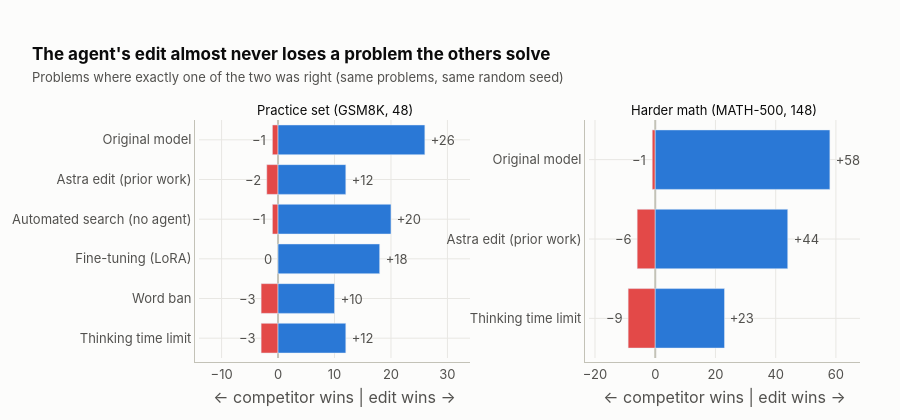

The notebook cell this image was saved under:
### Markdown cell above
## 3. Head-to-head, problem by problem

Overall percentages can hide noise. Here every competitor is run on the **same problems with the same random
seed** as the agent's edit, and we count only the problems where exactly one of the two got it right.
- **Blue (right):** problems the agent's edit rescued, meaning the edit solved them and the competitor did not.
- **Red (left):** problems the competitor solved that the edit missed.

### Code cell
def paired(tag, a, b):
    ra, rb = rows(tag, a), rows(tag, b)
    win = sum(y["correct"] and not x["correct"] for x, y in zip(ra, rb))
    lose = sum(x["correct"] and not y["correct"] for x, y in zip(ra, rb))
    return win, lose, len(ra)

A1 = "m2a_a1_062959_102"
fig = make_subplots(rows=1, cols=2, shared_yaxes=False, horizontal_spacing=0.18,
                    subplot_titles=[SETS["dev48"], SETS["math148"]])
for j, tag in enumerate(["dev48", "math148"], start=1):
    comps = [a for a in ["base", "astra", "m2a_naive", "ft_sft_ep2", "lbx_w10_t1", "bf4096"] if has(tag, a)]
    for c in comps:
        w, l, n = paired(tag, c, A1)
        both = n - w - l
        fig.add_bar(y=[label(c)], x=[-l], orientation="h", marker_color=RED, showlegend=False,
                    customdata=[[label(c), l, w, both]],
                    hovertemplate="<b>vs %{customdata[0]}</b><br>%{customdata[1]} problems: only the competitor got it right<br>%{customdata[2]} problems: only the agent's edit got it right<br>%{customdata[3]} problems: same result for both<extra></extra>",
                    col=j, row=1)
        fig.add_bar(y=[label(c)], x=[w], orientation="h", marker_color=BLUE, showlegend=False,
                    customdata=[[label(c), l, w, both]], hovertemplate=fig.data[-1].hovertemplate, col=j, row=1)
        fig.add_annotation(x=w, y=label(c), text=f" +{w}", showarrow=False, xanchor="left", font=dict(color=INK2), col=j, row=1)
        fig.add_annotation(x=-l, y=label(c), text=f"−{l} " if l else "0 ", showarrow=False, xanchor="right", font=dict(color=INK2), col=j, row=1)
    fig.update_yaxes(categoryorder="array", categoryarray=[label(a) for a in comps[::-1]], col=j)
fig.update_layout(barmode="relative")
fig.update_xaxes(title="← competitor wins | edit wins →", zeroline=True, zerolinecolor=INK2)
fig.update_xaxes(range=[-14, 34], col=1); fig.update_xaxes(range=[-22, 68], col=2)
style(fig, 420, "The agent's edit almost never loses a problem the others solve",
      "Problems where exactly one of the two was right (same problems, same random seed)")
for a in fig.layout.annotations[:2]:
    a.font = dict(size=13, color=INK)
show(fig)

### Figure 1 — Plotly figure (JSON) as saved in the notebook; plotly's stock layout.template omitted (floating-point values rounded to 4 significant figures)
{"data": [{"customdata": [["Original model", 1, 26, 21]], "hovertemplate": "<b>vs %{customdata[0]}</b><br>%{customdata[1]} problems: only the competitor got it right<br>%{customdata[2]} problems: only the agent's edit got it right<br>%{customdata[3]} problems: same result for both<extra></extra>", "marker": {"color": "#e34948"}, "orientation": "h", "showlegend": false, "type": "bar", "x": [-1], "xaxis": "x", "y": ["Original model"], "yaxis": "y"}, {"customdata": [["Original model", 1, 26, 21]], "hovertemplate": "<b>vs %{customdata[0]}</b><br>%{customdata[1]} problems: only the competitor got it right<br>%{customdata[2]} problems: only the agent's edit got it right<br>%{customdata[3]} problems: same result for both<extra></extra>", "marker": {"color": "#2a78d6"}, "orientation": "h", "showlegend": false, "type": "bar", "x": [26], "xaxis": "x", "y": ["Original model"], "yaxis": "y"}, {"customdata": [["Astra edit (prior work)", 2, 12, 34]], "hovertemplate": "<b>vs %{customdata[0]}</b><br>%{customdata[1]} problems: only the competitor got it right<br>%{customdata[2]} problems: only the agent's edit got it right<br>%{customdata[3]} problems: same result for both<extra></extra>", "marker": {"color": "#e34948"}, "orientation": "h", "showlegend": false, "type": "bar", "x": [-2], "xaxis": "x", "y": ["Astra edit (prior work)"], "yaxis": "y"}, {"customdata": [["Astra edit (prior work)", 2, 12, 34]], "hovertemplate": "<b>vs %{customdata[0]}</b><br>%{customdata[1]} problems: only the competitor got it right<br>%{customdata[2]} problems: only the agent's edit got it right<br>%{customdata[3]} problems: same result for both<extra></extra>", "marker": {"color": "#2a78d6"}, "orientation": "h", "showlegend": false, "type": "bar", "x": [12], "xaxis": "x", "y": ["Astra edit (prior work)"], "yaxis": "y"}, {"customdata": [["Automated search (no agent)", 1, 20, 27]], "hovertemplate": "<b>vs %{customdata[0]}</b><br>%{customdata[1]} problems: only the competitor got it right<br>%{customdata[2]} problems: only the agent's edit got it right<br>%{customdata[3]} problems: same result for both<extra></extra>", "marker": {"color": "#e34948"}, "orientation": "h", "showlegend": false, "type": "bar", "x": [-1], "xaxis": "x", "y": ["Automated search (no agent)"], "yaxis": "y"}, {"customdata": [["Automated search (no agent)", 1, 20, 27]], "hovertemplate": "<b>vs %{customdata[0]}</b><br>%{customdata[1]} problems: only the competitor got it right<br>%{customdata[2]} problems: only the agent's edit got it right<br>%{customdata[3]} problems: same result for both<extra></extra>", "marker": {"color": "#2a78d6"}, "orientation": "h", "showlegend": false, "type": "bar", "x": [20], "xaxis": "x", "y": ["Automated search (no agent)"], "yaxis": "y"}, {"customdata": [["Fine-tuning (LoRA)", 0, 18, 30]], "hovertemplate": "<b>vs %{customdata[0]}</b><br>%{customdata[1]} problems: only the competitor got it right<br>%{customdata[2]} problems: only the agent's edit got it right<br>%{customdata[3]} problems: same result for both<extra></extra>", "marker": {"color": "#e34948"}, "orientation": "h", "showlegend": false, "type": "bar", "x": [0], "xaxis": "x", "y": ["Fine-tuning (LoRA)"], "yaxis": "y"}, {"customdata": [["Fine-tuning (LoRA)", 0, 18, 30]], "hovertemplate": "<b>vs %{customdata[0]}</b><br>%{customdata[1]} problems: only the competitor got it right<br>%{customdata[2]} problems: only the agent's edit got it right<br>%{customdata[3]} problems: same result for both<extra></extra>", "marker": {"color": "#2a78d6"}, "orientation": "h", "showlegend": false, "type": "bar", "x": [18], "xaxis": "x", "y": ["Fine-tuning (LoRA)"], "yaxis": "y"}, {"customdata": [["Word ban", 3, 10, 35]], "hovertemplate": "<b>vs %{customdata[0]}</b><br>%{customdata[1]} problems: only the competitor got it right<br>%{customdata[2]} problems: only the agent's edit got it right<br>%{customdata[3]} problems: same result for both<extra></extra>", "marker": {"color": "#e34948"}, "orientation": "h", "showlegend": false, "type": "bar", "x": [-3], "xaxis": "x", "y": ["Word ban"], "yaxis": "y"}, {"customdata": [["Word ban", 3, 10, 35]], "hovertemplate": "<b>vs %{customdata[0]}</b><br>%{customdata[1]} problems: only the competitor got it right<br>%{customdata[2]} problems: only the agent's edit got it right<br>%{customdata[3]} problems: same result for both<extra></extra>", "marker": {"color": "#2a78d6"}, "orientation": "h", "showlegend": false, "type": "bar", "x": [10], "xaxis": "x", "y": ["Word ban"], "yaxis": "y"}, {"customdata": [["Thinking time limit", 3, 12, 33]], "hovertemplate": "<b>vs %{customdata[0]}</b><br>%{customdata[1]} problems: only the competitor got it right<br>%{customdata[2]} problems: only the agent's edit got it right<br>%{customdata[3]} problems: same result for both<extra></extra>", "marker": {"color": "#e34948"}, "orientation": "h", "showlegend": false, "type": "bar", "x": [-3], "xaxis": "x", "y": ["Thinking time limit"], "yaxis": "y"}, {"customdata": [["Thinking time limit", 3, 12, 33]], "hovertemplate": "<b>vs %{customdata[0]}</b><br>%{customdata[1]} problems: only the competitor got it right<br>%{customdata[2]} problems: only the agent's edit got it right<br>%{customdata[3]} problems: same result for both<extra></extra>", "marker": {"color": "#2a78d6"}, "orientation": "h", "showlegend": false, "type": "bar", "x": [12], "xaxis": "x", "y": ["Thinking time limit"], "yaxis": "y"}, {"customdata": [["Original model", 1, 58, 89]], "hovertemplate": "<b>vs %{customdata[0]}</b><br>%{customdata[1]} problems: only the competitor got it right<br>%{customdata[2]} problems: only the agent's edit got it right<br>%{customdata[3]} problems: same result for both<extra></extra>", "marker": {"color": "#e34948"}, "orientation": "h", "showlegend": false, "type": "bar", "x": [-1], "xaxis": "x2", "y": ["Original model"], "yaxis": "y2"}, {"customdata": [["Original model", 1, 58, 89]], "hovertemplate": "<b>vs %{customdata[0]}</b><br>%{customdata[1]} problems: only the competitor got it right<br>%{customdata[2]} problems: only the agent's edit got it right<br>%{customdata[3]} problems: same result for both<extra></extra>", "marker": {"color": "#2a78d6"}, "orientation": "h", "showlegend": false, "type": "bar", "x": [58], "xaxis": "x2", "y": ["Original model"], "yaxis": "y2"}, {"customdata": [["Astra edit (prior work)", 6, 44, 98]], "hovertemplate": "<b>vs %{customdata[0]}</b><br>%{customdata[1]} problems: only the competitor got it right<br>%{customdata[2]} problems: only the agent's edit got it right<br>%{customdata[3]} problems: same result for both<extra></extra>", "marker": {"color": "#e34948"}, "orientation": "h", "showlegend": false, "type": "bar", "x": [-6], "xaxis": "x2", "y": ["Astra edit (prior work)"], "yaxis": "y2"}, {"customdata": [["Astra edit (prior work)", 6, 44, 98]], "hovertemplate": "<b>vs %{customdata[0]}</b><br>%{customdata[1]} problems: only the competitor got it right<br>%{customdata[2]} problems: only the agent's edit got it right<br>%{customdata[3]} problems: same result for both<extra></extra>", "marker": {"color": "#2a78d6"}, "orientation": "h", "showlegend": false, "type": "bar", "x": [44], "xaxis": "x2", "y": ["Astra edit (prior work)"], "yaxis": "y2"}, {"customdata": [["Thinking time limit", 9, 23, 116]], "hovertemplate": "<b>vs %{customdata[0]}</b><br>%{customdata[1]} problems: only the competitor got it right<br>%{customdata[2]} problems: only the agent's edit got it right<br>%{customdata[3]} problems: same result for both<extra></extra>", "marker": {"color": "#e34948"}, "orientation": "h", "showlegend": false, "type": "bar", "x": [-9], "xaxis": "x2", "y": ["Thinking time limit"], "yaxis": "y2"}, {"customdata": [["Thinking time limit", 9, 23, 116]], "hovertemplate": "<b>vs %{customdata[0]}</b><br>%{customdata[1]} problems: only the competitor got it right<br>%{customdata[2]} problems: only the agent's edit got it right<br>%{customdata[3]} problems: same result for both<extra></extra>", "marker": {"color": "#2a78d6"}, "orientation": "h", "showlegend": false, "type": "bar", "x": [23], "xaxis": "x2", "y": ["Thinking time limit"], "yaxis": "y2"}], "layout": {"annotations": [{"font": {"color": "#0b0b0b", "size": 13}, "showarrow": false, "text": "Practice set (GSM8K, 48)", "x": 0.205, "xanchor": "center", "xref": "paper", "y": 1.0, "yanchor": "bottom", "yref": "paper"}, {"font": {"color": "#0b0b0b", "size": 13}, "showarrow": false, "text": "Harder math (MATH-500, 148)", "x": 0.795, "xanchor": "center", "xref": "paper", "y": 1.0, "yanchor": "bottom", "yref": "paper"}, {"font": {"color": "#52514e"}, "showarrow": false, "text": " +26", "x": 26, "xanchor": "left", "xref": "x", "y": "Original model", "yref": "y"}, {"font": {"color": "#52514e"}, "showarrow": false, "text": "−1 ", "x": -1, "xanchor": "right", "xref": "x", "y": "Original model", "yref": "y"}, {"font": {"color": "#52514e"}, "showarrow": false, "text": " +12", "x": 12, "xanchor": "left", "xref": "x", "y": "Astra edit (prior work)", "yref": "y"}, {"font": {"color": "#52514e"}, "showarrow": false, "text": "−2 ", "x": -2, "xanchor": "right", "xref": "x", "y": "Astra edit (prior work)", "yref": "y"}, {"font": {"color": "#52514e"}, "showarrow": false, "text": " +20", "x": 20, "xanchor": "left", "xref": "x", "y": "Automated search (no agent)", "yref": "y"}, {"font": {"color": "#52514e"}, "showarrow": false, "text": "−1 ", "x": -1, "xanchor": "right", "xref": "x", "y": "Automated search (no agent)", "yref": "y"}, {"font": {"color": "#52514e"}, "showarrow": false, "text": " +18", "x": 18, "xanchor": "left", "xref": "x", "y": "Fine-tuning (LoRA)", "yref": "y"}, {"font": {"color": "#52514e"}, "showarrow": false, "text": "0 ", "x": 0, "xanchor": "right", "xref": "x", "y": "Fine-tuning (LoRA)", "yref": "y"}, {"font": {"color": "#52514e"}, "showarrow": false, "text": " +10", "x": 10, "xanchor": "left", "xref": "x", "y": "Word ban", "yref": "y"}, {"font": {"color": "#52514e"}, "showarrow": false, "text": "−3 ", "x": -3, "xanchor": "right", "xref": "x", "y": "Word ban", "yref": "y"}, {"font": {"color": "#52514e"}, "showarrow": false, "text": " +12", "x": 12, "xanchor": "left", "xref": "x", "y": "Thinking time limit", "yref": "y"}, {"font": {"color": "#52514e"}, "showarrow": false, "text": "−3 ", "x": -3, "xanchor": "right", "xref": "x", "y": "Thinking time limit", "yref": "y"}, {"font": {"color": "#52514e"}, "showarrow": false, "text": " +58", "x": 58, "xanchor": "left", "xref": "x2", "y": "Original model", "yref": "y2"}, {"font": {"color": "#52514e"}, "showarrow": false, "text": "−1 ", "x": -1, "xanchor": "right", "xref": "x2", "y": "Original model", "yref": "y2"}, {"font": {"color": "#52514e"}, "showarrow": false, "text": " +44", "x": 44, "xanchor": "left", "xref": "x2", "y": "Astra edit (prior work)", "yref": "y2"}, {"font": {"color": "#52514e"}, "showarrow": false, "text": "−6 ", "x": -6, "xanchor": "right", "xref": "x2", "y": "Astra edit (prior work)", "yref": "y2"}, {"font": {"color": "#52514e"}, "showarrow": false, "text": " +23", "x": 23, "xanchor": "left", "xref": "x2", "y": "Thinking time limit", "yref": "y2"}, {"font": {"color": "#52514e"}, "showarrow": false, "text": "−9 ", "x": -9, "xanchor": "right", "xref": "x2", "y": "Thinking time limit", "yref": "y2"}], "bargap": 0.25, "barmode": "relative", "font": {"color": "#52514e", "family": "Inter, Helvetica, Arial, sans-serif", "size": 13}, "height": 420, "hoverlabel": {"align": "left", "bgcolor": "white", "bordercolor": "#c3c2b7", "font": {"color": "#0b0b0b", "size": 13}}, "legend": {"font": {"color": "#52514e"}, "orientation": "h", "x": 0, "xref": "paper", "y": -0.18}, "margin": {"b": 48, "l": 40, "pad": 4, "r": 40, "t": 120}, "paper_bgcolor": "#fcfcfb", "plot_bgcolor": "#fcfcfb", "title": {"font": {"color": "#0b0b0b", "size": 17}, "pad": {"l": 32, "t": 8}, "text": "<b>The agent's edit almost never loses a problem the others solve</b><br><span style='font-size:13px;color:#52514e'>Problems where exactly one of the two was right (same problems, same random seed)</span>", "x": 0, "xanchor": "left", "xref": "container"}, "xaxis": {"anchor": "y", "domain": [0.0, 0.41], "gridcolor": "#e8e7e3", "linecolor": "#c3c2b7", "range": [-14, 34], "tickfont": {"color": "#52514e"}, "title": {"text": "← competitor wins | edit wins →"}, "zeroline": true, "zerolinecolor": "#c3c2b7"}, "xaxis2": {"anchor": "y2", "domain": [0.59, 1.0], "gridcolor": "#e8e7e3", "linecolor": "#c3c2b7", "range": [-22, 68], "tickfont": {"color": "#52514e"}, "title": {"text": "← competitor wins | edit wins →"}, "zeroline": true, "zerolinecolor": "#c3c2b7"}, "yaxis": {"anchor": "x", "categoryarray": ["Thinking time limit", "Word ban", "Fine-tuning (LoRA)", "Automated search (no agent)", "Astra edit (prior work)", "Original model"], "categoryorder": "array", "domain": [0.0, 1.0], "gridcolor": "#e8e7e3", "linecolor": "#c3c2b7", "tickfont": {"color": "#52514e"}, "zerolinecolor": "#c3c2b7"}, "yaxis2": {"anchor": "x2", "categoryarray": ["Thinking time limit", "Astra edit (prior work)", "Original model"], "categoryorder": "array", "domain": [0.0, 1.0], "gridcolor": "#e8e7e3", "linecolor": "#c3c2b7", "tickfont": {"color": "#52514e"}, "zerolinecolor": "#c3c2b7"}}}
